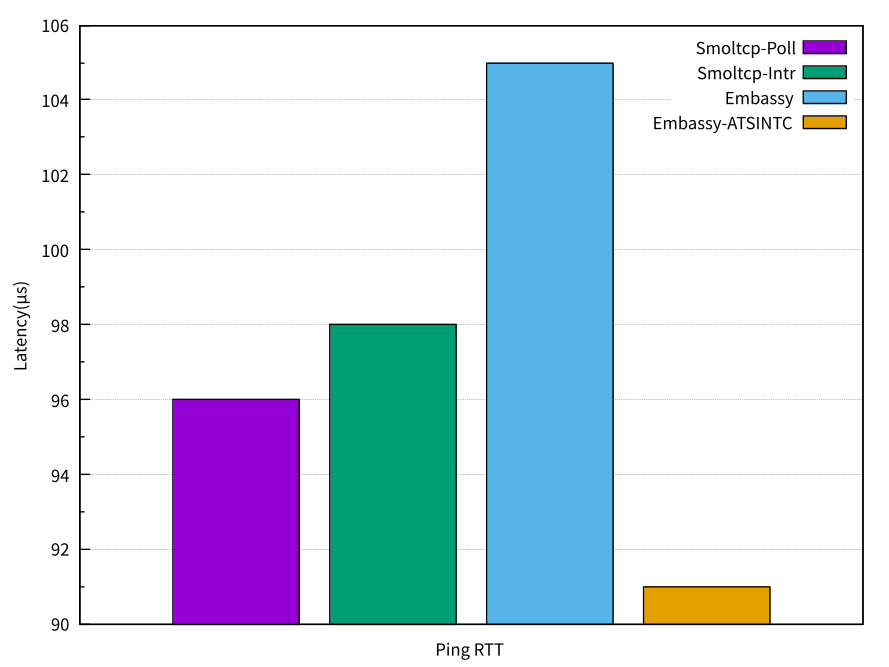

Write the gnuplot code that produced this figure.

fontSpec(s) = sprintf("Times-Roman, %d", s)
set key right top
set xtics nomirror
set xrange [-0.5 : 0.5]
set ytics nomirror
set grid ytics
set style data histograms
set boxwidth 0.8
unset xtics
set mytics
set ylabel 'Latency({/symbol \155}s)'
set xlabel 'Ping RTT'

set style histogram clustered gap 1
set yrange [* : *]
fn(v) = sprintf("%.2f", v)

plot \
    for [COL=1:4] 'ns_ping_latency.dat' using COL:xticlabels(1) title columnheader fs fill solid 1 border -1
